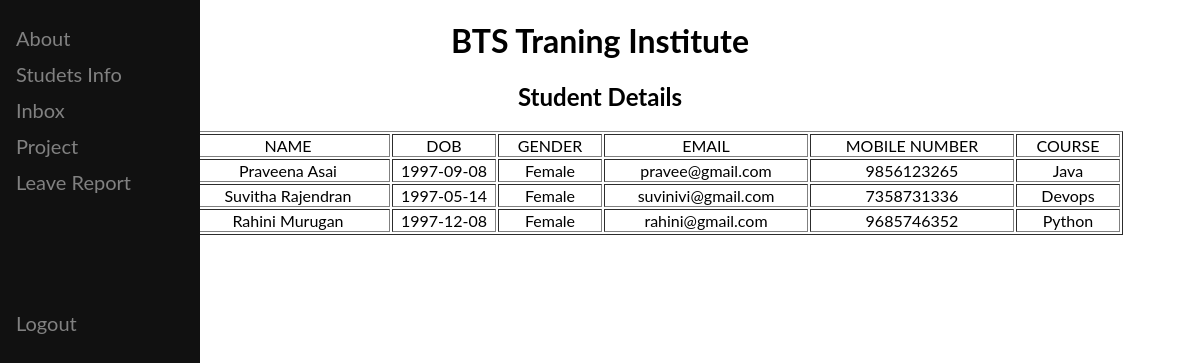
/stdinfo, run on the app's committed database.
### chat/models.py (models this page shows, shortened)
class Registerinfo(models.Model):
    first_name= models.CharField(max_length=1000)
    last_name= models.CharField(max_length=1000)
    dob = models.CharField(max_length=1000)
    gender = models.CharField(max_length=1000)
    mail = models.CharField(max_length=1000)
    mobile_number = models.CharField(max_length=1000)
    course = models.CharField(max_length=1000)

### chat/views.py (the view)
# urls.py: path('stdinfo', views.stdinfo, name='stdinfo'),
def stdinfo(request):
    tit = "Student Details"
    queryset = Registerinfo.objects.all()
    return render(request, 'studentinfo.html',{'all':queryset, 't':tit})

### templates/studentinfo.html (shortened to what this page needs)
<!DOCTYPE html>
<html>
<head>
<link rel="stylesheet" href="https://cdnjs.cloudflare.com/ajax/libs/font-awesome/4.7.0/css/font-awesome.min.css">
</head>
<body>
<div class="sidenav">
<a href="/smain">About</a>
<a href="/stdinfo">Studets Info</a>
<a href="/stf_home">Inbox</a>
<a href="/project">Project</a>
<a href="/std_leave">Leave Report</a><br><br><br>
<a>{{user.username}}<a>
  <a>{{user.email}}<a>
<a href="/login_user">Logout</a>
</body>
<center><h1>BTS Traning Institute</h1></center>
<center><h2>{{t}}</h2></center>
<table align="center", border="1">
    <thead>
        <tr align="center">
            <td style="width: 100px">S No.</td>
            <td style="width: 200px">NAME</td>
            <td style="width: 100px">DOB</td>
            <td style="width: 100px">GENDER</td>
            <td style="width: 200px">EMAIL</td>
            <td style="width: 200px">MOBILE NUMBER</td>
            <td style="width: 100px">COURSE</td>
        </tr>
    </thead>
    {% for item in all %}
    <tbody>
        <tr align="center">
            <td>{{forloop.counter}}</td>
            <td>{{item.first_name}} {{item.last_name}}</td>
            <td>{{item.dob}}</td>
            <td>{{item.gender}}</td>
            <td>{{item.mail}}</td>
            <td>{{item.mobile_number}}</td>
            <td>{{item.course}}</td>
        </tr>
    </tbody>
    {% endfor %}
</table>
</html>

### templates/studentinfo.html (style rules this page uses)
body { font-family: "Lato", sans-serif; }
.sidenav { height: 100%; width: 200px; position: fixed; z-index: 1; top: 0; left: 0; background-color: #111; overflow-x: hidden; padding-top: 20px; }
.sidenav a, .dropdown-btn { padding: 6px 8px 6px 16px; text-decoration: none; font-size: 20px; color: #818181; display: block; border: none; background: none; width: 100%; text-align: left; cursor: pointer; outline: none; }

### data on the page
Registerinfo: first_name "Praveena", last_name "Asai", dob "1997-09-08", gender "Female", mail "pravee@gmail.com", mobile_number "9856123265", course "Java"
Registerinfo: first_name "Suvitha", last_name "Rajendran", dob "1997-05-14", gender "Female", mail "suvinivi@gmail.com", mobile_number "7358731336", course "Devops"
Registerinfo: first_name "Rahini", last_name "Murugan", dob "1997-12-08", gender "Female", mail "rahini@gmail.com", mobile_number "9685746352", course "Python"

### other printed values
{{ t }} "Student Details"
